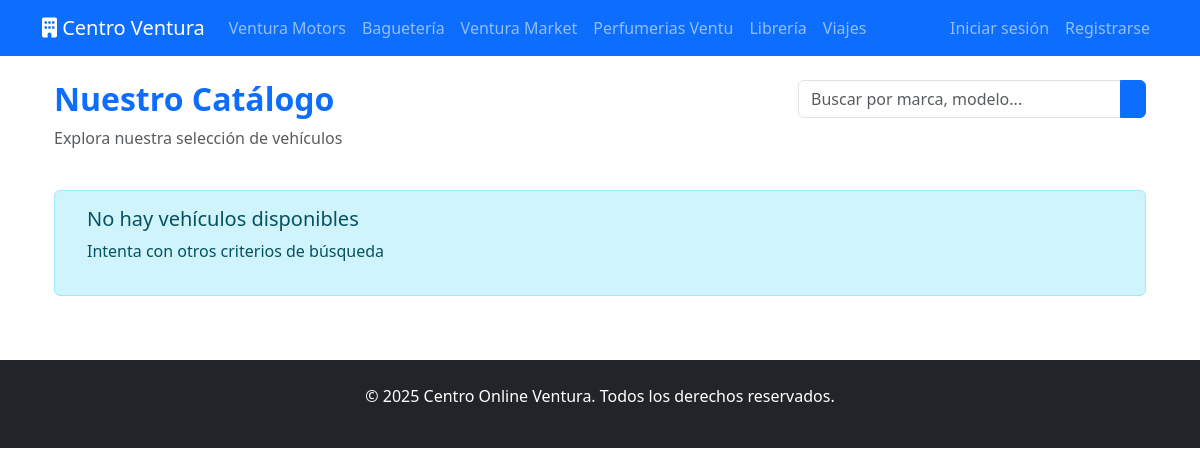
The page /vehiculos/ on the database as committed earlier.
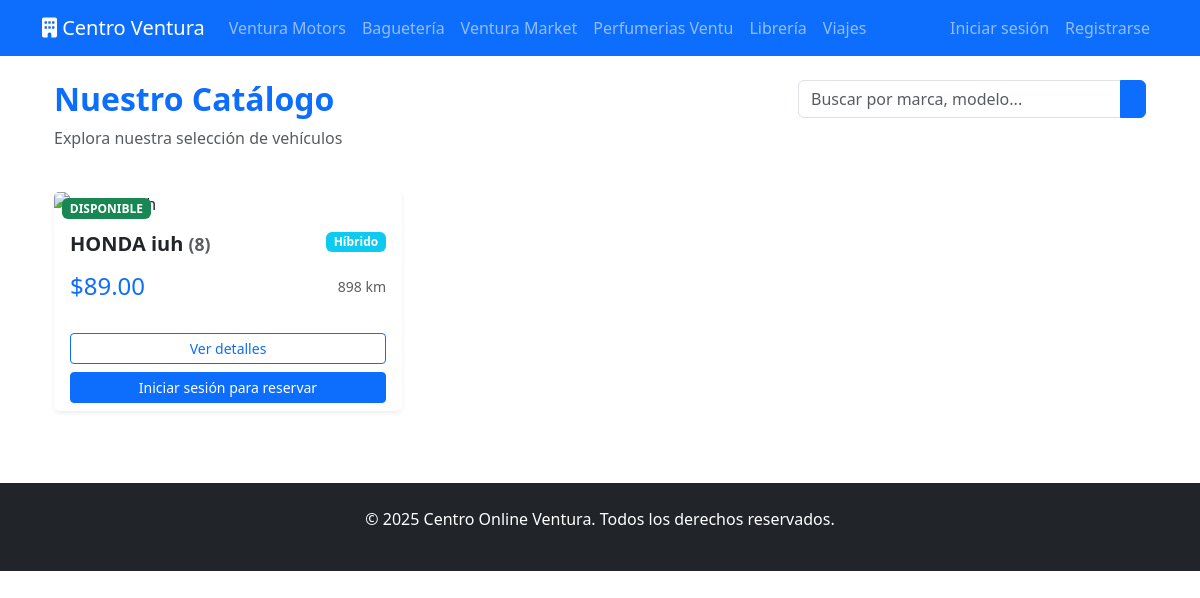
The same page on the database as committed later.
### app_centroonline_ventura/models.py (models this page shows, shortened)
class Vehiculo(models.Model):
    TIPO_VEHICULO_CHOICES = [
        ('SEDAN', 'Sedán'),
        ('SUV', 'SUV'),
        ('PICKUP', 'Pickup'),
        ('DEPORTIVO', 'Deportivo'),
        ('ELECTRICO', 'Eléctrico'),
        ('HIBRIDO', 'Híbrido'),
    ]
    TRANSMISION_CHOICES = [
        ('AUTOMATICO', 'Automático'),
        ('MANUAL', 'Manual'),
        ('CVT', 'CVT'),
    ]
    MARCA_CHOICES = [
        ('TOYOTA', 'Toyota - Ventura'),
        ('HONDA', 'Honda - Ventura'),
        ('FORD', 'Ford - Ventura'),
        ('CHEVROLET', 'Chevrolet - Ventura'),
        ('BMW', 'BMW - Ventura'),
        ('TESLA', 'Tesla - Ventura'),
        ('HYUNDAI', 'Hyundai - Ventura'),
    ]
    marca = models.CharField(max_length=10, choices=MARCA_CHOICES)
    modelo = models.CharField(max_length=100)
    año = models.IntegerField()
    tipo = models.CharField(max_length=10, choices=TIPO_VEHICULO_CHOICES)
    precio = models.DecimalField(max_digits=12, decimal_places=2)
    kilometraje = models.IntegerField()
    color = models.CharField(max_length=30)
    transmision = models.CharField(max_length=10, choices=TRANSMISION_CHOICES)
    motor = models.CharField(max_length=50)
    potencia = models.IntegerField(help_text="Caballos de fuerza")
    descripcion = models.TextField()
    imagen_principal = models.ImageField(upload_to='vehiculos/')
    disponible = models.BooleanField(default=True)
    reservado = models.BooleanField(default=False)
    reservado_por = models.ForeignKey(Usuario, null=True, blank=True, on_delete=models.SET_NULL)
    class Meta:
        verbose_name_plural = "Vehículos"

### app_centroonline_ventura/views.py (the view)
# urls.py: path('vehiculos/', views.VehiculoListView.as_view(), name='listado'),
class VehiculoListView(ListView):
    model = Vehiculo
    template_name = 'centroonline/vehiculos/listado.html'
    context_object_name = 'vehiculos'
    paginate_by = 6
    def get_queryset(self):
        queryset = super().get_queryset()
        if not self.request.user.is_staff:
            queryset = queryset.filter(reservado=False)
        return queryset
    def get_context_data(self, **kwargs):
        context = super().get_context_data(**kwargs)
        for vehiculo in context['vehiculos']:
            if vehiculo.reservado:
                vehiculo.reserva_activa = vehiculo.reserva_set.filter(
                    fecha_fin__gte=timezone.now().date()
                ).first()
        return context

### app_centroonline_ventura/templates/centroonline/vehiculos/listado.html (shortened to what this page needs)
{% extends 'centroonline/base.html' %}
{% block content %}
<div class="container mt-4">
    <div class="row mb-4">
        <div class="col-md-8">
            <h2 class="fw-bold text-primary">
                 Nuestro Catálogo
            </h2>
            <p class="text-muted">Explora nuestra selección de vehículos</p>
        </div>
        <div class="col-md-4">
            <form method="get" class="input-group">
                <input type="text" name="q" class="form-control" placeholder="Buscar por marca, modelo...">
                <button class="btn btn-primary" type="submit">
                </button>
            </form>
        </div>
    </div>
    <div class="row g-4">
        {% for vehiculo in vehiculos %}
        <div class="col-md-4 mb-4">
            <div class="card h-100 shadow-sm {% if vehiculo.reservado %}border-warning{% else %}border-0{% endif %}">
                <div class="position-relative">
                    <span class="position-absolute top-0 start-0 m-2 badge
                                {% if vehiculo.reservado %}bg-warning text-dark{% else %}bg-success{% endif %}">
                        {% if vehiculo.reservado %}
                        <i class="bi bi-lock-fill"></i> RESERVADO
                        {% else %}
                         DISPONIBLE
                        {% endif %}
                    </span>
                </div>
                <div class="card-body">
                    <div class="d-flex justify-content-between align-items-start mb-2">
                        <h5 class="card-title fw-bold">
                            {{ vehiculo.marca }} {{ vehiculo.modelo }}
                            <small class="text-muted">({{ vehiculo.año }})</small>
                        </h5>
                        <span class="badge bg-info">{{ vehiculo.get_tipo_display }}</span>
                    </div>
                    <div class="d-flex justify-content-between align-items-center mb-3">
                        <h4 class="text-primary mb-0">${{ vehiculo.precio|floatformat:2 }}</h4>
                        <small class="text-muted">
                             {{ vehiculo.kilometraje }} km
                        </small>
                    </div>
                </div>
                <div class="card-footer bg-white border-0 pt-0">
                    <div class="d-grid gap-2">
                        <a href="{% url 'detalle_vehiculo' vehiculo.pk %}"
                           class="btn btn-outline-primary btn-sm">
                             Ver detalles
                        </a>
                        {% if user.is_authenticated %}
                            {% if vehiculo.reservado %}
                                {% if user.is_staff %}
                                <button class="btn btn-warning btn-sm"
                                        data-bs-toggle="modal"
                                        data-bs-target="#liberarModal{{ vehiculo.pk }}">
                                    <i class="bi bi-unlock-fill"></i> Liberar
                                </button>
                                {% endif %}
                            {% else %}
                            <a href="{% url 'reservar_vehiculo' vehiculo.pk %}"
                               class="btn btn-primary btn-sm">
                                <i class="bi bi-bookmark-check-fill"></i> Reservar
                            </a>
                            {% endif %}
                        {% else %}
                        <a href="{% url 'login' %}?next={% url 'detalle_vehiculo' vehiculo.pk %}"
                           class="btn btn-primary btn-sm">
                             Iniciar sesión para reservar
                        </a>
                        {% endif %}
                    </div>
                </div>
            </div>
        </div>
        {% empty %}
        <div class="col-12">
            <div class="alert alert-info">
                <div class="d-flex align-items-center">
                    <div>
                        <h5 class="alert-heading">No hay vehículos disponibles</h5>
                        <p>Intenta con otros criterios de búsqueda</p>
                    </div>
                </div>
            </div>
        </div>
        {% endfor %}
    </div>
</div>
{% endblock %}

### app_centroonline_ventura/templates/centroonline/base.html (shortened to what this page needs)
<!DOCTYPE html>
<html lang="es">
<head>
    <link href="https://cdn.jsdelivr.net/npm/bootstrap@5.3.0/dist/css/bootstrap.min.css" rel="stylesheet">
    <link rel="stylesheet" href="https://cdnjs.cloudflare.com/ajax/libs/font-awesome/6.0.0/css/all.min.css">
</head>
<body>
    <nav class="navbar navbar-expand-lg navbar-dark bg-primary">
        <div class="container">
            <a class="navbar-brand" href="{% url 'principal' %}">
                <i class="fas fa-building"></i> Centro Ventura
            </a>
            <div class="collapse navbar-collapse" id="navbarNav">
                <ul class="navbar-nav me-auto">
                    <li class="nav-item">
                        <a class="nav-link" href="{% url 'listado' %}">Ventura Motors</a>
                    </li>
                    <li class="nav-item">
                        <a class="nav-link" href="{% url 'menu_bagueteria' %}">Baguetería</a>
                    </li>
                    <li class="nav-item">
                        <a class="nav-link" href="{% url 'market' %}">Ventura Market</a>
                    </li>
                    <li class="nav-item">
                        <a class="nav-link" href="{% url 'perfumeria' %}">Perfumerias Ventu</a>
                    </li>
                    <li class="nav-item">
                        <a class="nav-link" href="{% url 'estudio' %}">Librería</a>
                    </li>
                    <li class="nav-item">
                        <a class="nav-link" href="{% url 'viaje' %}">Viajes</a>
                    </li>
                </ul>
                <ul class="navbar-nav">
                    {% if user.is_authenticated %}
                    <li class="nav-item">
                        <a class="nav-link" href="#"><i class="fas fa-user"></i> {{ user.username }}</a>
                    </li>
                    <form action="{% url 'logout' %}" method="post">
                        {% csrf_token %}
                        <button type="submit">Cerrar sesión</button>
                    </form>
                    {% else %}
                    <li class="nav-item">
                        <a class="nav-link" href="{% url 'login' %}">Iniciar sesión</a>
                    </li>
                    <li class="nav-item">
                        <a class="nav-link" href="{% url 'registro' %}">Registrarse</a>
                    </li>
                    {% endif %}
                </ul>
            </div>
        </div>
    </nav>
    <div class="container mt-4">
        {% block content %}{% endblock %}
    </div>
    <footer class="bg-dark text-white mt-5 py-4">
        <div class="container text-center">
            <p>&copy; {% now "Y" %} Centro Online Ventura. Todos los derechos reservados.</p>
        </div>
    </footer>
</body>
</html>

Rows that differ between the two databases and show on the page:
added Vehiculo: reservado "DISPONIBLE", marca "HONDA", modelo "iuh", año "8", tipo "Híbrido", precio "89.00", kilometraje "898"
Other text that changed with them:
text no longer shown: "No hay vehículos disponibles Intenta con otros criterios de búsqueda"
